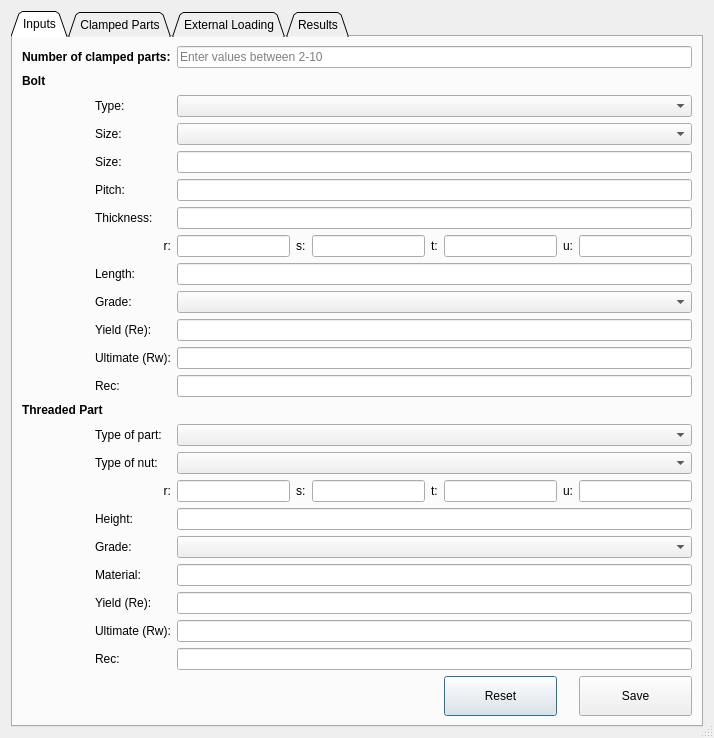
<?xml version="1.0" encoding="UTF-8"?>
<ui version="4.0">
 <class>bolt_ui</class>
 <widget class="QDialog" name="bolt_ui">
  <property name="geometry">
   <rect>
    <x>0</x>
    <y>0</y>
    <width>714</width>
    <height>707</height>
   </rect>
  </property>
  <property name="sizePolicy">
   <sizepolicy hsizetype="Expanding" vsizetype="Expanding">
    <horstretch>0</horstretch>
    <verstretch>0</verstretch>
   </sizepolicy>
  </property>
  <property name="windowTitle">
   <string>Bolt Calculation UX</string>
  </property>
  <property name="sizeGripEnabled">
   <bool>true</bool>
  </property>
  <property name="modal">
   <bool>false</bool>
  </property>
  <layout class="QGridLayout" name="gridLayout_4">
   <item row="0" column="1">
    <widget class="QTabWidget" name="tabWidget">
     <property name="sizePolicy">
      <sizepolicy hsizetype="Preferred" vsizetype="Preferred">
       <horstretch>0</horstretch>
       <verstretch>0</verstretch>
      </sizepolicy>
     </property>
     <property name="tabShape">
      <enum>QTabWidget::Triangular</enum>
     </property>
     <property name="currentIndex">
      <number>0</number>
     </property>
     <widget class="QWidget" name="tab">
      <attribute name="title">
       <string>Inputs</string>
      </attribute>
      <layout class="QGridLayout" name="gridLayout">
       <item row="5" column="1">
        <widget class="QLabel" name="pitchlabel">
         <property name="text">
          <string>Pitch:</string>
         </property>
        </widget>
       </item>
       <item row="6" column="2" colspan="7">
        <widget class="QLineEdit" name="thicklineEdit"/>
       </item>
       <item row="20" column="2" colspan="7">
        <widget class="QComboBox" name="nutCombo"/>
       </item>
       <item row="25" column="2" colspan="7">
        <widget class="QLineEdit" name="renutlineEdit"/>
       </item>
       <item row="26" column="2" colspan="7">
        <widget class="QLineEdit" name="rmnutlineEdit"/>
       </item>
       <item row="20" column="1">
        <widget class="QLabel" name="label_9">
         <property name="text">
          <string>Type of nut:</string>
         </property>
        </widget>
       </item>
       <item row="23" column="1">
        <widget class="QLabel" name="label_10">
         <property name="text">
          <string>Grade:</string>
         </property>
        </widget>
       </item>
       <item row="25" column="1">
        <widget class="QLabel" name="label_14">
         <property name="text">
          <string>Yield (Re):</string>
         </property>
        </widget>
       </item>
       <item row="23" column="2" colspan="7">
        <widget class="QComboBox" name="gradeNutCombo"/>
       </item>
       <item row="21" column="6">
        <widget class="QLineEdit" name="tBlock"/>
       </item>
       <item row="26" column="1">
        <widget class="QLabel" name="label_15">
         <property name="text">
          <string>Ultimate (Rw):</string>
         </property>
        </widget>
       </item>
       <item row="28" column="6">
        <widget class="QPushButton" name="resetInput">
         <property name="minimumSize">
          <size>
           <width>0</width>
           <height>40</height>
          </size>
         </property>
         <property name="text">
          <string>Reset</string>
         </property>
        </widget>
       </item>
       <item row="24" column="1">
        <widget class="QLabel" name="label_36">
         <property name="text">
          <string>Material:</string>
         </property>
        </widget>
       </item>
       <item row="8" column="1">
        <widget class="QLabel" name="label_3">
         <property name="text">
          <string>Length:</string>
         </property>
        </widget>
       </item>
       <item row="0" column="0" colspan="2">
        <widget class="QLabel" name="label">
         <property name="text">
          <string>&lt;html&gt;&lt;head/&gt;&lt;body&gt;&lt;p&gt;&lt;span style=&quot; font-weight:600;&quot;&gt;Number of clamped parts:&lt;/span&gt;&lt;/p&gt;&lt;/body&gt;&lt;/html&gt;</string>
         </property>
        </widget>
       </item>
       <item row="27" column="1">
        <widget class="QLabel" name="label_16">
         <property name="text">
          <string>Rec:</string>
         </property>
        </widget>
       </item>
       <item row="21" column="8">
        <widget class="QLineEdit" name="uBlock"/>
       </item>
       <item row="27" column="2" colspan="7">
        <widget class="QLineEdit" name="recnutlineEdit"/>
       </item>
       <item row="11" column="1">
        <widget class="QLabel" name="label_4">
         <property name="text">
          <string>Grade:</string>
         </property>
        </widget>
       </item>
       <item row="15" column="1">
        <widget class="QLabel" name="label_13">
         <property name="text">
          <string>Rec:</string>
         </property>
        </widget>
       </item>
       <item row="13" column="1">
        <widget class="QLabel" name="label_11">
         <property name="text">
          <string>Yield (Re):</string>
         </property>
        </widget>
       </item>
       <item row="21" column="1">
        <widget class="QLabel" name="label_32">
         <property name="text">
          <string>&lt;html&gt;&lt;head/&gt;&lt;body&gt;&lt;p align=&quot;right&quot;&gt;r:&lt;/p&gt;&lt;/body&gt;&lt;/html&gt;</string>
         </property>
        </widget>
       </item>
       <item row="22" column="1">
        <widget class="QLabel" name="label_37">
         <property name="text">
          <string>Height:</string>
         </property>
        </widget>
       </item>
       <item row="22" column="2" colspan="7">
        <widget class="QLineEdit" name="nutHeight"/>
       </item>
       <item row="14" column="1">
        <widget class="QLabel" name="label_12">
         <property name="text">
          <string>Ultimate (Rw):</string>
         </property>
        </widget>
       </item>
       <item row="13" column="2" colspan="7">
        <widget class="QLineEdit" name="relineedit">
         <property name="enabled">
          <bool>true</bool>
         </property>
         <property name="readOnly">
          <bool>true</bool>
         </property>
        </widget>
       </item>
       <item row="8" column="2" colspan="7">
        <widget class="QLineEdit" name="lengthText"/>
       </item>
       <item row="0" column="2" colspan="7">
        <widget class="QLineEdit" name="nClampedPartsText">
         <property name="placeholderText">
          <string>Enter values between 2-10</string>
         </property>
        </widget>
       </item>
       <item row="2" column="1">
        <widget class="QLabel" name="label_6">
         <property name="text">
          <string>Type:</string>
         </property>
        </widget>
       </item>
       <item row="11" column="2" colspan="7">
        <widget class="QComboBox" name="gradeCombo"/>
       </item>
       <item row="21" column="3">
        <widget class="QLabel" name="label_33">
         <property name="text">
          <string>s:</string>
         </property>
        </widget>
       </item>
       <item row="28" column="8">
        <widget class="QPushButton" name="saveInput">
         <property name="sizePolicy">
          <sizepolicy hsizetype="Minimum" vsizetype="Minimum">
           <horstretch>0</horstretch>
           <verstretch>0</verstretch>
          </sizepolicy>
         </property>
         <property name="minimumSize">
          <size>
           <width>0</width>
           <height>40</height>
          </size>
         </property>
         <property name="text">
          <string>Save</string>
         </property>
        </widget>
       </item>
       <item row="21" column="5">
        <widget class="QLabel" name="label_34">
         <property name="text">
          <string>t:</string>
         </property>
        </widget>
       </item>
       <item row="21" column="2">
        <widget class="QLineEdit" name="rBlock"/>
       </item>
       <item row="21" column="7">
        <widget class="QLabel" name="label_35">
         <property name="text">
          <string>u:</string>
         </property>
        </widget>
       </item>
       <item row="21" column="4">
        <widget class="QLineEdit" name="sBlock"/>
       </item>
       <item row="3" column="2" colspan="7">
        <widget class="QComboBox" name="sizeCombo"/>
       </item>
       <item row="14" column="2" colspan="7">
        <widget class="QLineEdit" name="rmlineedit">
         <property name="enabled">
          <bool>true</bool>
         </property>
         <property name="readOnly">
          <bool>true</bool>
         </property>
        </widget>
       </item>
       <item row="15" column="2" colspan="7">
        <widget class="QLineEdit" name="reclineedit">
         <property name="enabled">
          <bool>true</bool>
         </property>
         <property name="readOnly">
          <bool>true</bool>
         </property>
        </widget>
       </item>
       <item row="19" column="2" colspan="7">
        <widget class="QComboBox" name="partCombo"/>
       </item>
       <item row="24" column="2" colspan="7">
        <widget class="QLineEdit" name="matBlock"/>
       </item>
       <item row="2" column="2" colspan="7">
        <widget class="QComboBox" name="typeCombo"/>
       </item>
       <item row="3" column="1">
        <widget class="QLabel" name="label_5">
         <property name="text">
          <string>Size:</string>
         </property>
        </widget>
       </item>
       <item row="1" column="0">
        <widget class="QLabel" name="label_2">
         <property name="text">
          <string>&lt;html&gt;&lt;head/&gt;&lt;body&gt;&lt;p&gt;&lt;span style=&quot; font-weight:600;&quot;&gt;Bolt&lt;/span&gt;&lt;/p&gt;&lt;/body&gt;&lt;/html&gt;</string>
         </property>
        </widget>
       </item>
       <item row="19" column="1">
        <widget class="QLabel" name="label_8">
         <property name="text">
          <string>Type of part:</string>
         </property>
        </widget>
       </item>
       <item row="18" column="0" colspan="2">
        <widget class="QLabel" name="label_7">
         <property name="text">
          <string>&lt;html&gt;&lt;head/&gt;&lt;body&gt;&lt;p&gt;&lt;span style=&quot; font-weight:600;&quot;&gt;Threaded Part&lt;/span&gt;&lt;/p&gt;&lt;/body&gt;&lt;/html&gt;</string>
         </property>
        </widget>
       </item>
       <item row="5" column="2" colspan="7">
        <widget class="QLineEdit" name="pitchlineEdit"/>
       </item>
       <item row="6" column="1">
        <widget class="QLabel" name="thicklabel">
         <property name="text">
          <string>Thickness:</string>
         </property>
        </widget>
       </item>
       <item row="4" column="1">
        <widget class="QLabel" name="sizeLabel">
         <property name="text">
          <string>Size:</string>
         </property>
        </widget>
       </item>
       <item row="4" column="2" colspan="7">
        <widget class="QLineEdit" name="sizelineEdit"/>
       </item>
       <item row="7" column="3">
        <widget class="QLabel" name="label_42">
         <property name="text">
          <string>s:</string>
         </property>
        </widget>
       </item>
       <item row="7" column="4">
        <widget class="QLineEdit" name="sBlock_2"/>
       </item>
       <item row="7" column="1">
        <widget class="QLabel" name="label_41">
         <property name="text">
          <string>&lt;html&gt;&lt;head/&gt;&lt;body&gt;&lt;p align=&quot;right&quot;&gt;r:&lt;/p&gt;&lt;/body&gt;&lt;/html&gt;</string>
         </property>
        </widget>
       </item>
       <item row="7" column="2">
        <widget class="QLineEdit" name="rBlock_2"/>
       </item>
       <item row="7" column="5">
        <widget class="QLabel" name="label_43">
         <property name="text">
          <string>t:</string>
         </property>
        </widget>
       </item>
       <item row="7" column="6">
        <widget class="QLineEdit" name="tBlock_2"/>
       </item>
       <item row="7" column="7">
        <widget class="QLabel" name="label_44">
         <property name="text">
          <string>u:</string>
         </property>
        </widget>
       </item>
       <item row="7" column="8">
        <widget class="QLineEdit" name="uBlock_2"/>
       </item>
      </layout>
     </widget>
     <widget class="QWidget" name="tab_2">
      <attribute name="title">
       <string>Clamped Parts</string>
      </attribute>
      <widget class="QWidget" name="layoutWidget">
       <property name="geometry">
        <rect>
         <x>10</x>
         <y>500</y>
         <width>158</width>
         <height>25</height>
        </rect>
       </property>
       <layout class="QHBoxLayout" name="horizontalLayout">
        <item>
         <widget class="QPushButton" name="resetClamp">
          <property name="text">
           <string>Reset</string>
          </property>
         </widget>
        </item>
        <item>
         <widget class="QPushButton" name="saveClamp">
          <property name="text">
           <string>Save</string>
          </property>
         </widget>
        </item>
       </layout>
      </widget>
     </widget>
     <widget class="QWidget" name="tab_3">
      <attribute name="title">
       <string>External Loading</string>
      </attribute>
      <layout class="QGridLayout" name="gridLayout_3">
       <item row="7" column="1">
        <widget class="QLineEdit" name="ublineEdit">
         <property name="placeholderText">
          <string>µb</string>
         </property>
        </widget>
       </item>
       <item row="7" column="2">
        <widget class="QLabel" name="label_26">
         <property name="text">
          <string>&lt;html&gt;&lt;head/&gt;&lt;body&gt;&lt;p align=&quot;center&quot;&gt;±&lt;/p&gt;&lt;/body&gt;&lt;/html&gt;</string>
         </property>
        </widget>
       </item>
       <item row="7" column="3">
        <widget class="QLineEdit" name="delublineEdit">
         <property name="placeholderText">
          <string>Δµb</string>
         </property>
        </widget>
       </item>
       <item row="8" column="0">
        <widget class="QLabel" name="label_27">
         <property name="text">
          <string>Equivalent stress tightening ratio (γE):</string>
         </property>
        </widget>
       </item>
       <item row="8" column="1" colspan="2">
        <widget class="QLineEdit" name="yelineEdit"/>
       </item>
       <item row="11" column="3">
        <widget class="QPushButton" name="calculateEL">
         <property name="text">
          <string>Calculate</string>
         </property>
        </widget>
       </item>
       <item row="0" column="0">
        <widget class="QLabel" name="label_17">
         <property name="text">
          <string>Axial Force (Fa):</string>
         </property>
        </widget>
       </item>
       <item row="0" column="1" colspan="2">
        <widget class="QLineEdit" name="axialForcelineEdit"/>
       </item>
       <item row="1" column="0">
        <widget class="QLabel" name="label_18">
         <property name="text">
          <string>Shear Force (Ft):</string>
         </property>
        </widget>
       </item>
       <item row="1" column="1" colspan="2">
        <widget class="QLineEdit" name="shearForcelineEdit"/>
       </item>
       <item row="2" column="0">
        <widget class="QLabel" name="label_19">
         <property name="text">
          <string>Load Introduction Factor(β):</string>
         </property>
        </widget>
       </item>
       <item row="2" column="1" colspan="2">
        <widget class="QLineEdit" name="betalineEdit"/>
       </item>
       <item row="3" column="0">
        <widget class="QLabel" name="label_20">
         <property name="text">
          <string>Co-efficient of friction (sliding faces) (µmin):</string>
         </property>
        </widget>
       </item>
       <item row="3" column="1" colspan="2">
        <widget class="QLineEdit" name="uminlineEdit"/>
       </item>
       <item row="0" column="3">
        <widget class="QLabel" name="label_28">
         <property name="text">
          <string>N</string>
         </property>
        </widget>
       </item>
       <item row="1" column="3">
        <widget class="QLabel" name="label_29">
         <property name="text">
          <string>N</string>
         </property>
        </widget>
       </item>
       <item row="4" column="3">
        <widget class="QLabel" name="label_30">
         <property name="text">
          <string>Nm</string>
         </property>
        </widget>
       </item>
       <item row="8" column="3">
        <widget class="QLabel" name="label_31">
         <property name="text">
          <string>% Re</string>
         </property>
        </widget>
       </item>
       <item row="4" column="0">
        <widget class="QLabel" name="label_21">
         <property name="text">
          <string>Applied torque (T):</string>
         </property>
        </widget>
       </item>
       <item row="4" column="1" colspan="2">
        <widget class="QLineEdit" name="torquelineEdit"/>
       </item>
       <item row="5" column="0">
        <widget class="QLabel" name="label_22">
         <property name="text">
          <string>Tightening torque accuracy (ΔT/T):</string>
         </property>
        </widget>
       </item>
       <item row="5" column="1" colspan="2">
        <widget class="QLineEdit" name="tightAccuracylineEdit"/>
       </item>
       <item row="6" column="0">
        <widget class="QLabel" name="label_23">
         <property name="text">
          <string>Thread coefficient of friction (µt ± Δµt):</string>
         </property>
        </widget>
       </item>
       <item row="6" column="1">
        <widget class="QLineEdit" name="utlineEdit">
         <property name="placeholderText">
          <string>µt</string>
         </property>
        </widget>
       </item>
       <item row="6" column="2">
        <widget class="QLabel" name="label_24">
         <property name="text">
          <string>&lt;html&gt;&lt;head/&gt;&lt;body&gt;&lt;p align=&quot;center&quot;&gt;±&lt;/p&gt;&lt;/body&gt;&lt;/html&gt;</string>
         </property>
        </widget>
       </item>
       <item row="11" column="1">
        <widget class="QPushButton" name="resetEL">
         <property name="text">
          <string>Reset</string>
         </property>
        </widget>
       </item>
       <item row="5" column="3">
        <widget class="QLabel" name="label_38">
         <property name="text">
          <string>%</string>
         </property>
        </widget>
       </item>
       <item row="6" column="3">
        <widget class="QLineEdit" name="delutlineEdit">
         <property name="placeholderText">
          <string>Δµt</string>
         </property>
        </widget>
       </item>
       <item row="7" column="0">
        <widget class="QLabel" name="label_25">
         <property name="text">
          <string>Friction co-efficient under the driven element (µb ± Δµb):</string>
         </property>
        </widget>
       </item>
       <item row="9" column="1">
        <widget class="QLineEdit" name="thetalineEdit">
         <property name="placeholderText">
          <string>for oblong hole calculation only</string>
         </property>
        </widget>
       </item>
       <item row="9" column="0">
        <widget class="QLabel" name="label_39">
         <property name="text">
          <string>Cone Angle (Ɵ):</string>
         </property>
        </widget>
       </item>
       <item row="9" column="3">
        <widget class="QLabel" name="label_40">
         <property name="text">
          <string>degrees</string>
         </property>
        </widget>
       </item>
      </layout>
     </widget>
     <widget class="QWidget" name="tab_4">
      <attribute name="title">
       <string>Results</string>
      </attribute>
      <layout class="QGridLayout" name="gridLayout_5">
       <item row="0" column="0">
        <widget class="QPushButton" name="exportPDF">
         <property name="text">
          <string>Export to PDF</string>
         </property>
        </widget>
       </item>
      </layout>
     </widget>
    </widget>
   </item>
  </layout>
 </widget>
 <tabstops>
  <tabstop>tabWidget</tabstop>
  <tabstop>nClampedPartsText</tabstop>
  <tabstop>typeCombo</tabstop>
  <tabstop>sizeCombo</tabstop>
  <tabstop>sizelineEdit</tabstop>
  <tabstop>pitchlineEdit</tabstop>
  <tabstop>thicklineEdit</tabstop>
  <tabstop>rBlock_2</tabstop>
  <tabstop>sBlock_2</tabstop>
  <tabstop>tBlock_2</tabstop>
  <tabstop>uBlock_2</tabstop>
  <tabstop>lengthText</tabstop>
  <tabstop>gradeCombo</tabstop>
  <tabstop>relineedit</tabstop>
  <tabstop>rmlineedit</tabstop>
  <tabstop>reclineedit</tabstop>
  <tabstop>partCombo</tabstop>
  <tabstop>nutCombo</tabstop>
  <tabstop>rBlock</tabstop>
  <tabstop>sBlock</tabstop>
  <tabstop>tBlock</tabstop>
  <tabstop>uBlock</tabstop>
  <tabstop>nutHeight</tabstop>
  <tabstop>gradeNutCombo</tabstop>
  <tabstop>matBlock</tabstop>
  <tabstop>renutlineEdit</tabstop>
  <tabstop>rmnutlineEdit</tabstop>
  <tabstop>recnutlineEdit</tabstop>
  <tabstop>saveInput</tabstop>
  <tabstop>resetInput</tabstop>
  <tabstop>saveClamp</tabstop>
  <tabstop>resetClamp</tabstop>
  <tabstop>axialForcelineEdit</tabstop>
  <tabstop>shearForcelineEdit</tabstop>
  <tabstop>betalineEdit</tabstop>
  <tabstop>uminlineEdit</tabstop>
  <tabstop>torquelineEdit</tabstop>
  <tabstop>tightAccuracylineEdit</tabstop>
  <tabstop>utlineEdit</tabstop>
  <tabstop>delutlineEdit</tabstop>
  <tabstop>ublineEdit</tabstop>
  <tabstop>delublineEdit</tabstop>
  <tabstop>yelineEdit</tabstop>
  <tabstop>thetalineEdit</tabstop>
  <tabstop>calculateEL</tabstop>
  <tabstop>resetEL</tabstop>
  <tabstop>exportPDF</tabstop>
 </tabstops>
 <resources/>
 <connections/>
</ui>
